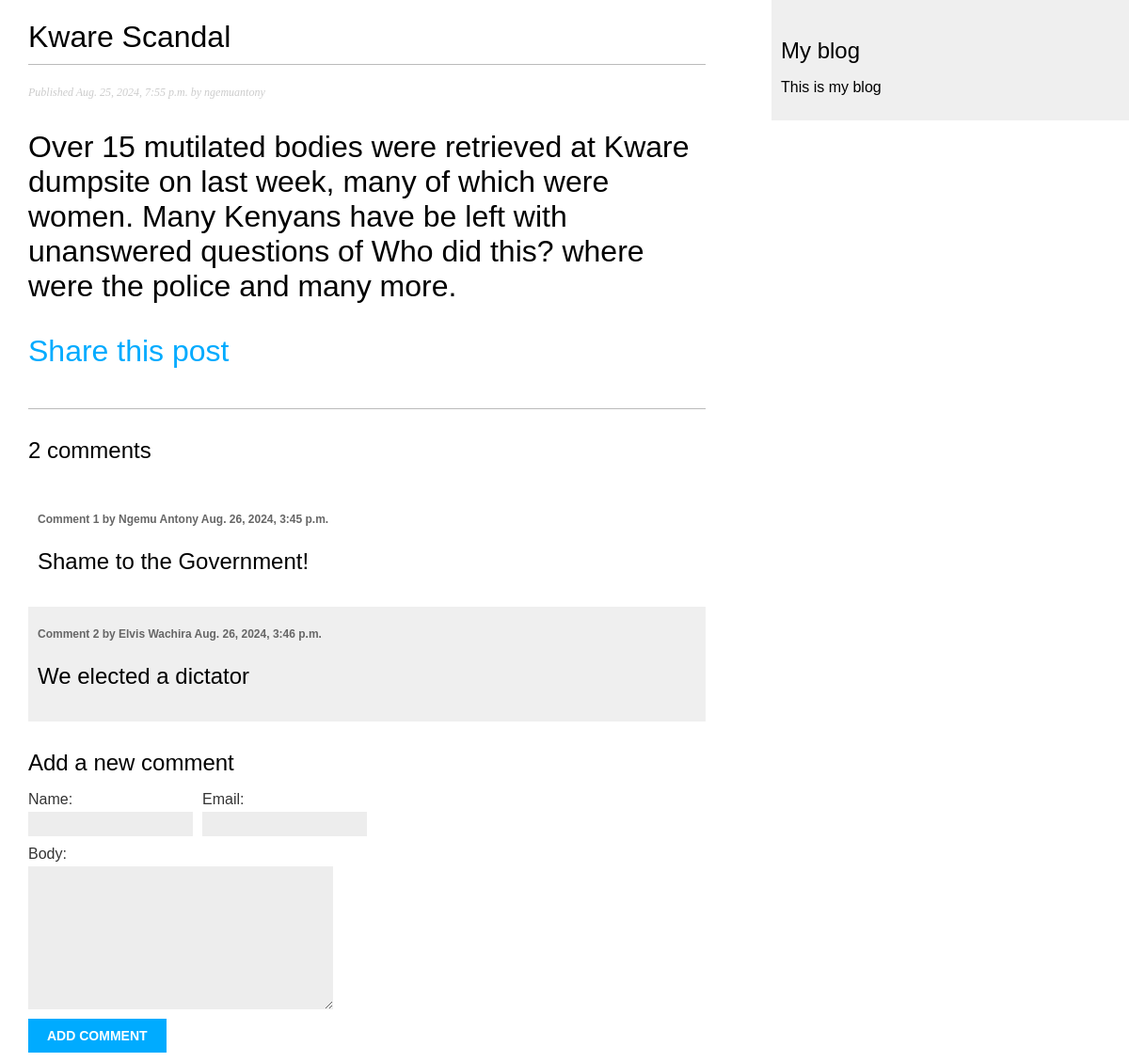
/blog/2024/8/25/massacre/, run on the app's committed database.
### blog/models.py (models this page shows, shortened)
class Post(models.Model):
    class Status(models.TextChoices):
        DRAFT = 'DF', 'Draft'
        PUBLISHED = 'PB', 'Published'
    title = models.CharField(max_length=250)
    slug = models.SlugField(max_length=250, unique_for_date='publish')
    author = models.ForeignKey(
        settings.AUTH_USER_MODEL,
        on_delete=models.CASCADE,
        related_name='blog_posts'
    )
    body = models.TextField()
    publish = models.DateTimeField(default=timezone.now)
    created = models.DateTimeField(auto_now_add=True)
    updated = models.DateTimeField(auto_now=True)
    status = models.CharField(
        max_length=2,
        choices=Status.choices,
        default=Status.DRAFT
    )
    objects = models.Manager()  # The default manager.
    published = PublishedManager()  # Our custom manager.
    class Meta:
        ordering = ['-publish']
        indexes = [
            models.Index(fields=['-publish']),
        ]
    tags = TaggableManager()

class Comment(models.Model):
    post = models.ForeignKey(
        Post,
        on_delete = models.CASCADE,
        related_name='comments'
    )
    name = models.CharField(max_length=80)
    email = models.EmailField()
    body = models.TextField()
    created = models.DateTimeField(auto_now_add=True)
    updated = models.DateTimeField(auto_now=True)
    active = models.BooleanField(default=True)
    class Meta:
        ordering = ['created']
        indexes = [
            models.Index(fields=['created']),
        ]

### blog/views.py (the view)
def post_detail(request, year, month, day, post):
    post = get_object_or_404(
        Post,
        status=Post.Status.PUBLISHED,
        slug=post,
        publish__year=year,
        publish__month=month,
        publish__day=day
    )
    comments = post.comments.filter(active=True)
    form = CommentForm()
    return render(
        request,
        'blog/post/detail.html',
        {
            'post': post,
            'comments': comments,
            'form': form
        }
    )

### blog/forms.py
class CommentForm(forms.ModelForm):
    class Meta:
        model = Comment
        fields = ['name', 'email', 'body']

### blog/templates/blog/post/detail.html (shortened to what this page needs)
{% extends "blog/base.html" %}
{% block content%}
    <h1>{{ post.title }}<h1>
    <p class="date">
        Published {{ post.publish }} by {{ post.author }}
    </p>
    {{ post.body|linebreaks }}
    <p>
        <a href="{% url "blog:post_share" post.id %}">
        Share this post
        </a>
    </p>
    {% with comments.count as total_comments %}
    <h2>
        {{ total_comments }} comment{{ total_comments | pluralize }}
    <h2>
    {% endwith %}
    {% for comment in comments %}
    <div class="comment">
        <p class="info">
            Comment {{ forloop.counter }} by {{ comment.name }}
            {{ comment.created }}
        </p>
            {{ comment.body | linebreaks }}
    </div>
    {% empty %}
    <p>There are no comments.</p>
    {% endfor %}
    {% include "blog/post/includes/comment_form.html" %}
{% endblock %}

### blog/static/css/blog.css (style rules this page uses)
body { margin:0; padding:0; font-family:helvetica, sans-serif; }
a { color:#00abff; text-decoration:none; }
h1 { font-weight:normal; border-bottom:1px solid #bbb; padding:0 0 10px 0; }
h2 { font-weight:normal; margin:30px 0 0; }
p.date { color:#ccc; font-family: georgia, serif; font-size: 12px; font-style: italic; }
label { float:left; clear:both; color:#333; margin-bottom:4px; }
input, textarea { clear:both; float:left; margin:0 0 10px; background:#ededed; border:0; padding:6px 10px; font-size:12px; }
.comment { padding:10px; }
.comment:nth-child(even) { background:#efefef; }
.comment .info { font-weight:bold; font-size:12px; color:#666; }

### data on the page
Post: title "Kware Scandal", publish "Aug. 25, 2024, 7:55 p.m.", author "ngemuantony", body "Over 15 mutilated bodies were retrieved at Kware dumpsite on last week, many of which were women. Many Kenyans have be left with unanswered questions of Who did this? where were the police and many more."
Comment: name "Ngemu Antony", created "Aug. 26, 2024, 3:45 p.m.", body "Shame to the Government!"
Comment: name "Elvis Wachira", created "Aug. 26, 2024, 3:46 p.m.", body "We elected a dictator"

### other printed values
{{ total_comments }} "2"
{{ total_comments | pluralize }} "s"
